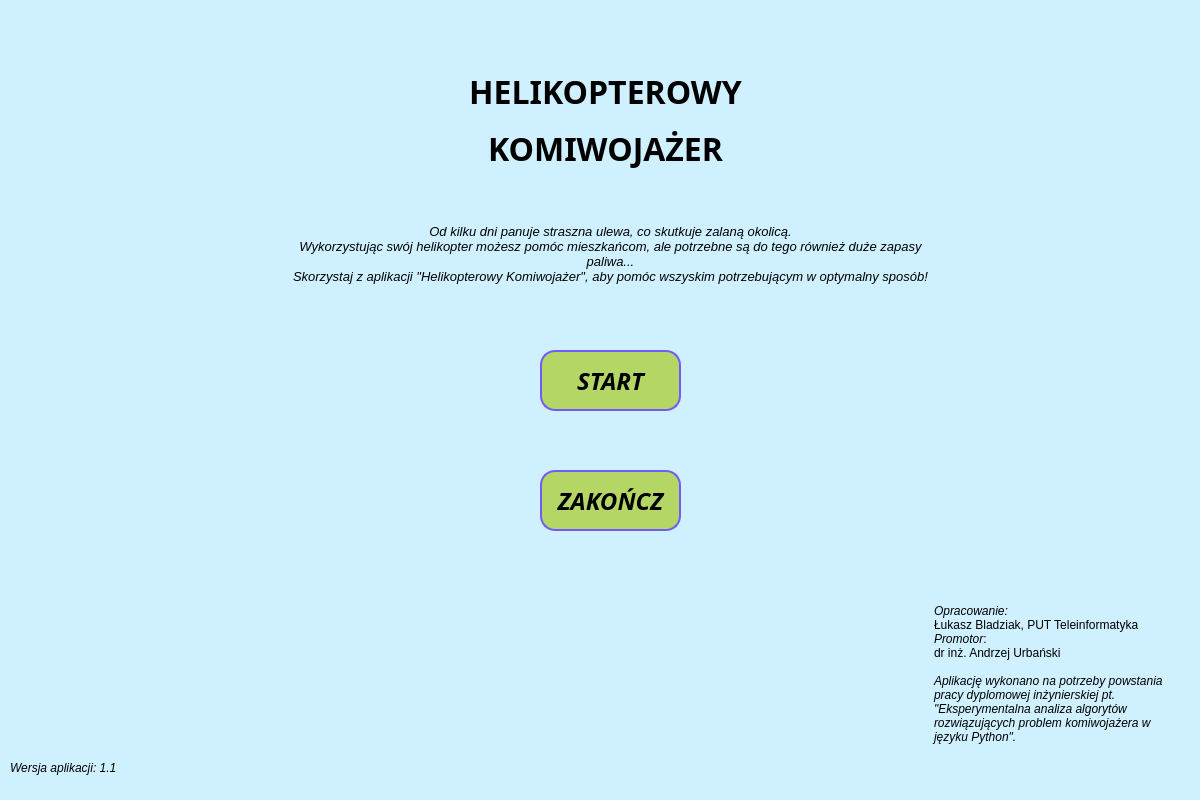
<?xml version="1.0" encoding="UTF-8"?>
<ui version="4.0">
 <class>EkranPoczatkowy</class>
 <widget class="QMainWindow" name="EkranPoczatkowy">
  <property name="windowModality">
   <enum>Qt::NonModal</enum>
  </property>
  <property name="geometry">
   <rect>
    <x>0</x>
    <y>0</y>
    <width>1200</width>
    <height>800</height>
   </rect>
  </property>
  <property name="windowTitle">
   <string>MainWindow</string>
  </property>
  <property name="styleSheet">
   <string notr="true">QWidget{
	background-color: rgb(207, 240, 255);
}

QPushButton{
	background-color: rgb(180, 214, 100);
	border: 2px solid rgb(115, 90, 255);
	border-radius: 15px;
}

QPushButton:hover {
	background-color: rgb(180, 214, 5);
}

QPushButton:pressed {
	background-color: rgb(180, 214, 255);
}

</string>
  </property>
  <widget class="QWidget" name="centralwidget">
   <widget class="QLabel" name="tytul">
    <property name="geometry">
     <rect>
      <x>420</x>
      <y>60</y>
      <width>371</width>
      <height>121</height>
     </rect>
    </property>
    <property name="font">
     <font>
      <family>Segoe Script</family>
      <pointsize>24</pointsize>
      <italic>false</italic>
      <bold>false</bold>
     </font>
    </property>
    <property name="styleSheet">
     <string notr="true"/>
    </property>
    <property name="text">
     <string>&lt;html&gt;&lt;head/&gt;&lt;body&gt;&lt;p align=&quot;center&quot;&gt;&lt;span style=&quot; font-weight:700;&quot;&gt;HELIKOPTEROWY&lt;/span&gt;&lt;/p&gt;&lt;p align=&quot;center&quot;&gt;&lt;span style=&quot; font-weight:700;&quot;&gt;KOMIWOJAŻER&lt;/span&gt;&lt;/p&gt;&lt;/body&gt;&lt;/html&gt;</string>
    </property>
   </widget>
   <widget class="QTextBrowser" name="tekstAutor">
    <property name="geometry">
     <rect>
      <x>930</x>
      <y>600</y>
      <width>256</width>
      <height>192</height>
     </rect>
    </property>
    <property name="frameShape">
     <enum>QFrame::NoFrame</enum>
    </property>
    <property name="html">
     <string>&lt;!DOCTYPE HTML PUBLIC &quot;-//W3C//DTD HTML 4.0//EN&quot; &quot;http://www.w3.org/TR/REC-html40/strict.dtd&quot;&gt;
&lt;html&gt;&lt;head&gt;&lt;meta name=&quot;qrichtext&quot; content=&quot;1&quot; /&gt;&lt;meta charset=&quot;utf-8&quot; /&gt;&lt;style type=&quot;text/css&quot;&gt;
p, li { white-space: pre-wrap; }
hr { height: 1px; border-width: 0; }
&lt;/style&gt;&lt;/head&gt;&lt;body style=&quot; font-family:'Segoe UI'; font-size:9pt; font-weight:400; font-style:normal;&quot;&gt;
&lt;p style=&quot; margin-top:0px; margin-bottom:0px; margin-left:0px; margin-right:0px; -qt-block-indent:0; text-indent:0px;&quot;&gt;&lt;span style=&quot; font-style:italic;&quot;&gt;Opracowanie:&lt;/span&gt;&lt;/p&gt;
&lt;p style=&quot; margin-top:0px; margin-bottom:0px; margin-left:0px; margin-right:0px; -qt-block-indent:0; text-indent:0px;&quot;&gt;Łukasz Bladziak, PUT Teleinformatyka&lt;/p&gt;
&lt;p style=&quot; margin-top:0px; margin-bottom:0px; margin-left:0px; margin-right:0px; -qt-block-indent:0; text-indent:0px;&quot;&gt;&lt;span style=&quot; font-style:italic;&quot;&gt;Promotor&lt;/span&gt;:&lt;/p&gt;
&lt;p style=&quot; margin-top:0px; margin-bottom:0px; margin-left:0px; margin-right:0px; -qt-block-indent:0; text-indent:0px;&quot;&gt;dr inż. Andrzej Urbański&lt;/p&gt;
&lt;p style=&quot;-qt-paragraph-type:empty; margin-top:0px; margin-bottom:0px; margin-left:0px; margin-right:0px; -qt-block-indent:0; text-indent:0px;&quot;&gt;&lt;br /&gt;&lt;/p&gt;
&lt;p style=&quot; margin-top:0px; margin-bottom:0px; margin-left:0px; margin-right:0px; -qt-block-indent:0; text-indent:0px;&quot;&gt;&lt;span style=&quot; font-style:italic;&quot;&gt;Aplikację wykonano na potrzeby powstania pracy dyplomowej inżynierskiej pt. &amp;quot;Eksperymentalna analiza algorytów rozwiązujących problem komiwojażera w języku Python&amp;quot;.&lt;/span&gt;&lt;/p&gt;&lt;/body&gt;&lt;/html&gt;</string>
    </property>
   </widget>
   <widget class="QLabel" name="tekstWersja">
    <property name="geometry">
     <rect>
      <x>10</x>
      <y>760</y>
      <width>121</width>
      <height>16</height>
     </rect>
    </property>
    <property name="font">
     <font>
      <italic>true</italic>
     </font>
    </property>
    <property name="text">
     <string>Wersja aplikacji: 1.1</string>
    </property>
   </widget>
   <widget class="QPushButton" name="startPrzycisk">
    <property name="geometry">
     <rect>
      <x>540</x>
      <y>350</y>
      <width>141</width>
      <height>61</height>
     </rect>
    </property>
    <property name="font">
     <font>
      <family>Century Gothic</family>
      <pointsize>18</pointsize>
      <italic>true</italic>
      <bold>true</bold>
     </font>
    </property>
    <property name="styleSheet">
     <string notr="true"/>
    </property>
    <property name="text">
     <string>START</string>
    </property>
    <property name="checkable">
     <bool>true</bool>
    </property>
    <property name="checked">
     <bool>false</bool>
    </property>
   </widget>
   <widget class="QPushButton" name="koniecPrzycisk">
    <property name="geometry">
     <rect>
      <x>540</x>
      <y>470</y>
      <width>141</width>
      <height>61</height>
     </rect>
    </property>
    <property name="font">
     <font>
      <family>Century Gothic</family>
      <pointsize>18</pointsize>
      <italic>true</italic>
      <bold>true</bold>
     </font>
    </property>
    <property name="styleSheet">
     <string notr="true"/>
    </property>
    <property name="text">
     <string>ZAKOŃCZ</string>
    </property>
    <property name="checkable">
     <bool>true</bool>
    </property>
    <property name="checked">
     <bool>false</bool>
    </property>
   </widget>
   <widget class="QTextBrowser" name="textBrowser">
    <property name="geometry">
     <rect>
      <x>280</x>
      <y>220</y>
      <width>661</width>
      <height>81</height>
     </rect>
    </property>
    <property name="frameShape">
     <enum>QFrame::NoFrame</enum>
    </property>
    <property name="html">
     <string>&lt;!DOCTYPE HTML PUBLIC &quot;-//W3C//DTD HTML 4.0//EN&quot; &quot;http://www.w3.org/TR/REC-html40/strict.dtd&quot;&gt;
&lt;html&gt;&lt;head&gt;&lt;meta name=&quot;qrichtext&quot; content=&quot;1&quot; /&gt;&lt;meta charset=&quot;utf-8&quot; /&gt;&lt;style type=&quot;text/css&quot;&gt;
p, li { white-space: pre-wrap; }
hr { height: 1px; border-width: 0; }
&lt;/style&gt;&lt;/head&gt;&lt;body style=&quot; font-family:'Segoe UI'; font-size:9pt; font-weight:400; font-style:normal;&quot;&gt;
&lt;p align=&quot;center&quot; style=&quot; margin-top:0px; margin-bottom:0px; margin-left:0px; margin-right:0px; -qt-block-indent:0; text-indent:0px;&quot;&gt;&lt;span style=&quot; font-size:10pt; font-style:italic;&quot;&gt;Od kilku dni panuje straszna ulewa, co skutkuje zalaną okolicą.&lt;/span&gt;&lt;/p&gt;
&lt;p align=&quot;center&quot; style=&quot; margin-top:0px; margin-bottom:0px; margin-left:0px; margin-right:0px; -qt-block-indent:0; text-indent:0px;&quot;&gt;&lt;span style=&quot; font-size:10pt; font-style:italic;&quot;&gt;Wykorzystując swój helikopter możesz pomóc mieszkańcom, ale potrzebne są do tego również duże zapasy paliwa...&lt;/span&gt;&lt;/p&gt;
&lt;p align=&quot;center&quot; style=&quot; margin-top:0px; margin-bottom:0px; margin-left:0px; margin-right:0px; -qt-block-indent:0; text-indent:0px;&quot;&gt;&lt;span style=&quot; font-size:10pt; font-style:italic;&quot;&gt;Skorzystaj z aplikacji &amp;quot;Helikopterowy Komiwojażer&amp;quot;, aby pomóc wszyskim potrzebującym w optymalny sposób!&lt;/span&gt;&lt;/p&gt;&lt;/body&gt;&lt;/html&gt;</string>
    </property>
   </widget>
   <widget class="QLabel" name="helikopter">
    <property name="geometry">
     <rect>
      <x>70</x>
      <y>310</y>
      <width>381</width>
      <height>321</height>
     </rect>
    </property>
    <property name="styleSheet">
     <string notr="true"/>
    </property>
    <property name="text">
     <string/>
    </property>
    <property name="pixmap">
     <pixmap resource="zasoby.qrc">:/Obrazy/images/helicopter-ga81252117_640.png</pixmap>
    </property>
    <property name="scaledContents">
     <bool>true</bool>
    </property>
   </widget>
  </widget>
 </widget>
 <resources>
  <include location="zasoby.qrc"/>
 </resources>
 <connections/>
</ui>
